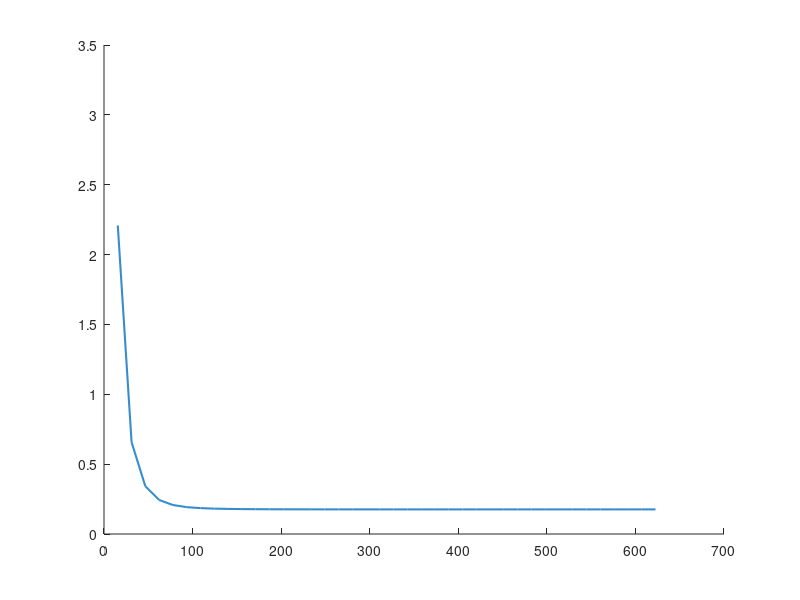
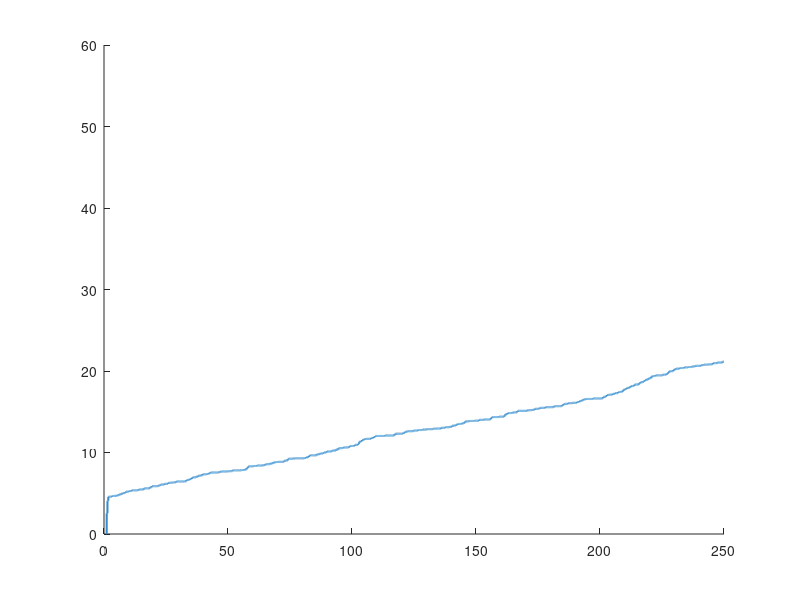
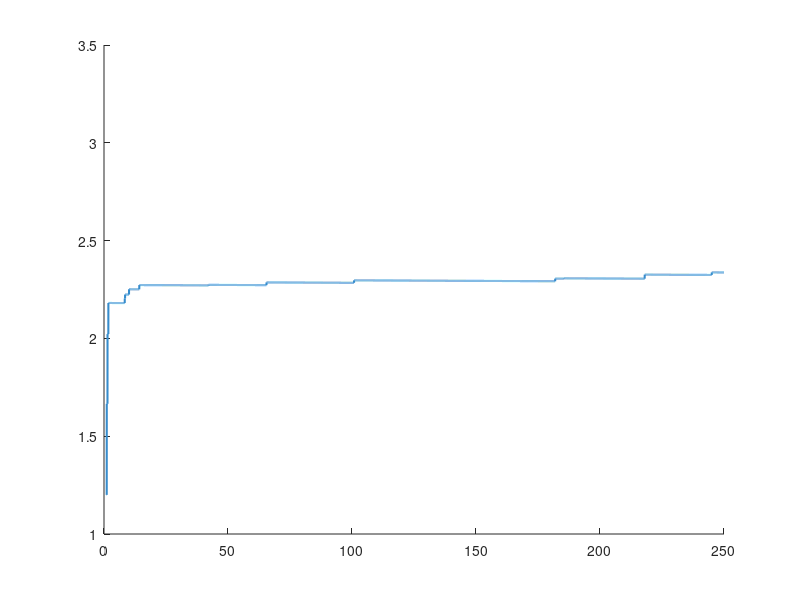
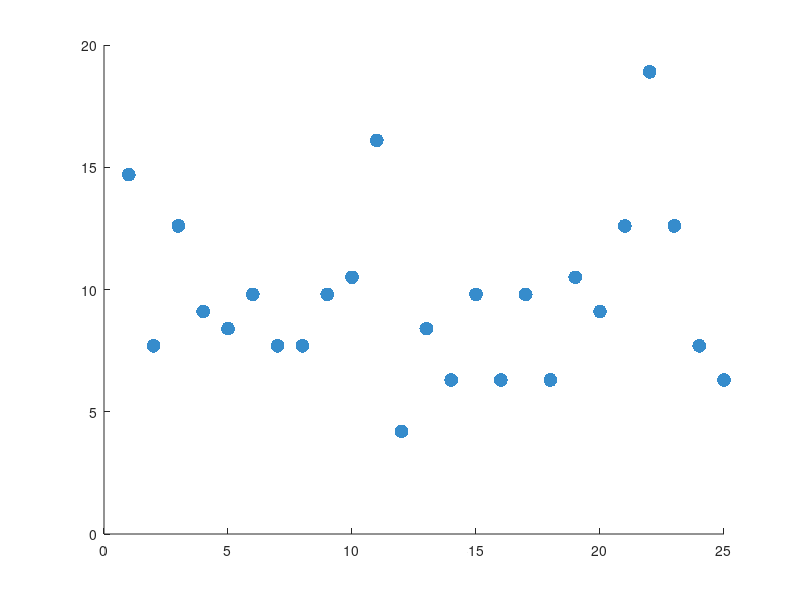

Write MATLAB code to recreate these figures, in order. (Note: this script raises an error after producing the figures.)
%% plotting figures 4, 5, 6, 7, 8, 9
currentDir = pwd;
newDir = fullfile(currentDir, 'output','matfiles');
cd(newDir)
folderPath = fullfile(currentDir, 'output', 'figures');
mkdir(folderPath)

%Color 
color_rgb1 = [0.21 0.55 0.8];
color_rgb2 = [0.11 0.13 0.53];
color_rgb3 = [0.45 0.44 0.44];
color_rgb4 = [0.76 0.05 0.14];

%% Figure 4, 5, 6, 8
%% Ac, in-channel aggradation
close all
load('output_Va0.01cm_QQ5_Wf5.mat')
figure(1); hold on; plot(dx:dx:dx*M,eta,'LineWidth', 1.5,'Color',color_rgb1); ylim([0 3.5]);
t = linspace(1,250,it);
figure(2); hold on; plot(t,eta_floodplain(j,:)*100,'LineWidth', 1.5,'Color',color_rgb1); ylim([0 60]);
figure(3); hold on; plot(t,Q_bk./Q_bk0,'LineWidth', 1.5,'Color',color_rgb1); ylim([1 3.5]);
figure(4);
x_new = 1:floor(i/52/10);
y = ann_front(j,:)+ann_back(j,:);
y_new = reshape(y(1:floor(i/52/10)*10),10,floor(i/52/10)).*7;
Avg10 = sum(y_new)/10;
meanData = mean(y_new);
stdData = std(y_new);
err = stdData/sqrt(10); 
% Plot error bars (1 standard deviation)
scatter(x_new,Avg10,100,'MarkerFaceColor', color_rgb1,'MarkerEdgeColor', 'none'); hold on;
h = errorbar(1:(i/52/10), meanData, err, 'LineWidth', 0.75);
h.Color = color_rgb1; h.Color(4) = 0.7;

p10 = polyfit(x_new, Avg10, 1);
y_newregression = polyval(p10, x_new);
hold on; plot(x_new, y_newregression, '-', 'LineWidth', 1,'Color',color_rgb1); ylim([0 45]);

load('output_Va0.1cm_QQ5_Wf5.mat')
figure(1); hold on; plot(dx:dx:dx*M,eta,'LineWidth', 1.5,'Color',color_rgb2); ylim([0 3.5]);
t = linspace(1,250,it);
figure(2); hold on; plot(t,eta_floodplain(j,:)*100,'LineWidth', 1.5,'Color',color_rgb2); ylim([0 60]);
figure(3); hold on; plot(t,Q_bk./Q_bk0,'LineWidth', 1.5,'Color',color_rgb2); ylim([1 3.5]);
figure(4);
x_new = 1:floor(i/52/10);
y = ann_front(j,:)+ann_back(j,:);
y_new = reshape(y(1:floor(i/52/10)*10),10,floor(i/52/10)).*7;
Avg10 = sum(y_new)/10;
meanData = mean(y_new);
stdData = std(y_new);
err = stdData/sqrt(10); 
% Plot error bars (1 standard deviation)
scatter(x_new,Avg10,100,'MarkerFaceColor', color_rgb2,'MarkerEdgeColor', 'none'); hold on;
h = errorbar(1:(i/52/10), meanData, err, 'LineWidth', 0.75);
h.Color = color_rgb2; h.Color(4) = 0.7;

p10 = polyfit(x_new, Avg10, 1);
y_newregression = polyval(p10, x_new);
hold on; plot(x_new, y_newregression, '-', 'LineWidth', 1, 'Color', color_rgb2); ylim([0 45]);

load('output_Va0.5cm_QQ5_Wf5.mat')
figure(1); hold on; plot(dx:dx:dx*M,eta,'LineWidth', 1.5,'Color',color_rgb3); ylim([0 3.5]);
t = linspace(1,250,it);
figure(2); hold on; plot(t,eta_floodplain(j,:)*100,'LineWidth', 1.5,'Color',color_rgb3); ylim([0 60]);
figure(3); hold on; plot(t,Q_bk./Q_bk0,'LineWidth', 1.5,'Color',color_rgb3); ylim([1 3.5]);
figure(4);
x_new = 1:floor(i/52/10);
y = ann_front(j,:)+ann_back(j,:);
y_new = reshape(y(1:floor(i/52/10)*10),10,floor(i/52/10)).*7;
Avg10 = sum(y_new)/10;
meanData = mean(y_new);
stdData = std(y_new);
err = stdData/sqrt(10); 
% Plot error bars (1 standard deviation)
scatter(x_new,Avg10,100,'MarkerFaceColor', color_rgb3,'MarkerEdgeColor', 'none'); hold on;
h = errorbar(1:(i/52/10), meanData, err, 'LineWidth', 0.75);
h.Color = color_rgb3; h.Color(4) = 0.7;

p10 = polyfit(x_new, Avg10, 1);
y_newregression = polyval(p10, x_new);
hold on; plot(x_new, y_newregression, '-', 'LineWidth', 1,'Color',color_rgb3); ylim([0 45]);

load('output_Va1cm_QQ5_Wf5.mat')
figure(1); hold on; plot(dx:dx:dx*M,eta,'LineWidth', 1.5,'Color',color_rgb4); ylim([0 3.5]);
 
box on; set(gca,'linewidth',1, 'XColor', 'k', 'YColor', 'k');
fileName = 'Ac_eta.pdf';
saveas(gcf, fullfile(folderPath, fileName));

t = linspace(1,250,it);
figure(2); hold on; plot(t,eta_floodplain(j,:)*100,'LineWidth', 1.5,'Color',color_rgb4); ylim([0 60]);
 
 box on; set(gca,'linewidth',1, 'XColor', 'k', 'YColor', 'k');
fileName = 'Ac_floodplain.pdf';
saveas(gcf, fullfile(folderPath, fileName));

figure(3); hold on; plot(t,Q_bk./Q_bk0,'LineWidth', 1.5,'Color',color_rgb4); ylim([1 3.5]);
 
 box on; set(gca,'linewidth',1, 'XColor', 'k', 'YColor', 'k');
fileName = 'Ac_Qbk.pdf';
saveas(gcf, fullfile(folderPath, fileName));

figure(4);
x_new = 1:floor(i/52/10);
y = ann_front(j,:)+ann_back(j,:);
y_new = reshape(y(1:floor(i/52/10)*10),10,floor(i/52/10)).*7;
Avg10 = sum(y_new)/10;
meanData = mean(y_new);
stdData = std(y_new);
err = stdData/sqrt(10); 
% Plot error bars (1 standard deviation)
scatter(x_new,Avg10,100,'MarkerFaceColor', color_rgb4,'MarkerEdgeColor', 'none'); hold on;
h = errorbar(1:(i/52/10), meanData, err, 'LineWidth', 0.75);
h.Color = color_rgb4; h.Color(4) = 0.7;

p10 = polyfit(x_new, Avg10, 1);
y_newregression = polyval(p10, x_new);
hold on; plot(x_new, y_newregression, '-', 'LineWidth', 1,'Color',color_rgb4); ylim([0 45]);
 
box on; set(gca,'linewidth',1, 'XColor', 'k', 'YColor', 'k');
fileName = 'Ac_flood.pdf';
saveas(gcf, fullfile(folderPath, fileName));

%% Q50/Q90, Discharge variability
close all;
load('output_Va0.1cm_QQ3_Wf5.mat')
figure(1); hold on; plot(dx:dx:dx*M,eta,'LineWidth', 1.5,'Color',color_rgb1);ylim([0 3.5]);
t = linspace(1,250,it);
figure(2); hold on; plot(t,eta_floodplain(j,:)*100,'LineWidth', 1.5,'Color',color_rgb1); ylim([0 60]);
figure(3); hold on; plot(t,Q_bk./Q_bk0,'LineWidth', 1.5,'Color',color_rgb1); ylim([1 3.5]);
figure(4);
x_new = 1:floor(i/52/10);
y = ann_front(j,:)+ann_back(j,:);
y_new = reshape(y(1:floor(i/52/10)*10),10,floor(i/52/10)).*7;
Avg10 = sum(y_new)/10;
meanData = mean(y_new);
stdData = std(y_new);
err = stdData/sqrt(10); 
% Plot error bars (1 standard deviation)
scatter(x_new,Avg10,100,'MarkerFaceColor', color_rgb1,'MarkerEdgeColor', 'none'); hold on;
h = errorbar(1:(i/52/10), meanData, err, 'LineWidth', 0.75);
h.Color = color_rgb1; h.Color(4) = 0.7;
p10 = polyfit(x_new, Avg10, 1);
y_newregression = polyval(p10, x_new);
hold on; plot(x_new, y_newregression, '-', 'LineWidth', 1,'Color',color_rgb1);ylim([0 45]);

load('output_Va0.1cm_QQ5_Wf5.mat')
figure(1); hold on; plot(dx:dx:dx*M,eta,'LineWidth', 1.5,'Color',color_rgb2);
t = linspace(1,250,it);
figure(2); hold on; plot(t,eta_floodplain(j,:)*100,'LineWidth', 1.5,'Color',color_rgb2); ylim([0 60]);
figure(3); hold on; plot(t,Q_bk./Q_bk0,'LineWidth', 1.5,'Color',color_rgb2); ylim([1 3.5]);
figure(4);
x_new = 1:floor(i/52/10);
y = ann_front(j,:)+ann_back(j,:);
y_new = reshape(y(1:floor(i/52/10)*10),10,floor(i/52/10)).*7;
Avg10 = sum(y_new)/10;
meanData = mean(y_new);
stdData = std(y_new);
err = stdData/sqrt(10); 
% Plot error bars (1 standard deviation)
scatter(x_new,Avg10,100,'MarkerFaceColor', color_rgb2,'MarkerEdgeColor', 'none'); hold on;
h = errorbar(1:(i/52/10), meanData, err, 'LineWidth', 0.75);
h.Color = color_rgb2; h.Color(4) = 0.7;
p10 = polyfit(x_new, Avg10, 1);
y_newregression = polyval(p10, x_new);
hold on; plot(x_new, y_newregression, '-', 'LineWidth', 1,'Color',color_rgb2);ylim([0 45]);

load('output_Va0.1cm_QQ7_Wf5.mat')
figure(1); hold on; plot(dx:dx:dx*M,eta,'LineWidth', 1.5,'Color',color_rgb3);
t = linspace(1,250,it);
figure(2); hold on; plot(t,eta_floodplain(j,:)*100,'LineWidth', 1.5,'Color',color_rgb3); ylim([0 60]);
figure(3); hold on; plot(t,Q_bk./Q_bk0,'LineWidth', 1.5,'Color',color_rgb3); ylim([1 3.5]);
figure(4);
x_new = 1:floor(i/52/10);
y = ann_front(j,:)+ann_back(j,:);
y_new = reshape(y(1:floor(i/52/10)*10),10,floor(i/52/10)).*7;
Avg10 = sum(y_new)/10;
meanData = mean(y_new);
stdData = std(y_new);
err = stdData/sqrt(10); 
% Plot error bars (1 standard deviation)
scatter(x_new,Avg10,100,'MarkerFaceColor', color_rgb3,'MarkerEdgeColor', 'none'); hold on;
h = errorbar(1:(i/52/10), meanData, err, 'LineWidth', 0.75);
h.Color = color_rgb3; h.Color(4) = 0.7;
p10 = polyfit(x_new, Avg10, 1);
y_newregression = polyval(p10, x_new);
hold on; plot(x_new, y_newregression, '-', 'LineWidth', 1,'Color',color_rgb3);ylim([0 45]);

load('output_Va0.1cm_QQ9_Wf5.mat')
figure(1); hold on; plot(dx:dx:dx*M,eta,'LineWidth', 1.5,'Color',color_rgb4);
 
 box on; set(gca,'linewidth',1, 'XColor', 'k', 'YColor', 'k');
fileName = 'QQ_eta.pdf';
saveas(gcf, fullfile(folderPath, fileName));

t = linspace(1,250,it);
figure(2); hold on; plot(t,eta_floodplain(j,:)*100,'LineWidth', 1.5,'Color',color_rgb4);ylim([0 60]);
 
 box on; set(gca,'linewidth',1, 'XColor', 'k', 'YColor', 'k');
fileName = 'QQ_floodplain.pdf';
saveas(gcf, fullfile(folderPath, fileName));

figure(3); hold on; plot(t,Q_bk./Q_bk0,'LineWidth', 1.5,'Color',color_rgb4); ylim([1 3.5]);
 
 box on; set(gca,'linewidth',1, 'XColor', 'k', 'YColor', 'k');
fileName = 'QQ_Qbk.pdf';
saveas(gcf, fullfile(folderPath, fileName));

figure(4);
x_new = 1:floor(i/52/10);
y = ann_front(j,:)+ann_back(j,:);
y_new = reshape(y(1:floor(i/52/10)*10),10,floor(i/52/10)).*7;
Avg10 = sum(y_new)/10;
meanData = mean(y_new);
stdData = std(y_new);
err = stdData/sqrt(10); 
% Plot error bars (1 standard deviation)
scatter(x_new,Avg10,100,'MarkerFaceColor', color_rgb4,'MarkerEdgeColor', 'none'); hold on;
h = errorbar(1:(i/52/10), meanData, err, 'LineWidth', 0.75);
h.Color = color_rgb4; h.Color(4) = 0.7;
p10 = polyfit(x_new, Avg10, 1);
y_newregression = polyval(p10, x_new);
hold on; plot(x_new, y_newregression, '-', 'LineWidth', 1,'Color',color_rgb4);ylim([0 45]);
 
 box on; set(gca,'linewidth',1, 'XColor', 'k', 'YColor', 'k');
fileName = 'QQ_flood.pdf';
saveas(gcf, fullfile(folderPath, fileName));

%% D50, Grain size distribution
close all;
load('output_Va0.1cm_QQ5_Wf5_D3.mat')
figure(1); hold on; plot(dx:dx:dx*M,eta,'LineWidth', 1.5,'Color',color_rgb1);
t = linspace(1,250,it);
figure(2); hold on; plot(t,eta_floodplain(j,:)*100,'LineWidth', 1.5,'Color',color_rgb1); ylim([0 60]);
figure(3); hold on; plot(t,Q_bk./Q_bk0,'LineWidth', 1.5,'Color',color_rgb1); 
figure(4);
x_new = 1:floor(i/52/10);
y = ann_front(j,:)+ann_back(j,:);
y_new = reshape(y(1:floor(i/52/10)*10),10,floor(i/52/10)).*7;
Avg10 = sum(y_new)/10;
meanData = mean(y_new);
stdData = std(y_new);
err = stdData/sqrt(10); 
% Plot error bars (1 standard deviation)
scatter(x_new,Avg10,100,'MarkerFaceColor', color_rgb1,'MarkerEdgeColor', 'none'); hold on;
h = errorbar(1:(i/52/10), meanData, err, 'LineWidth', 0.75);
h.Color = color_rgb1; h.Color(4) = 0.7;
p10 = polyfit(x_new, Avg10, 1);
y_newregression = polyval(p10, x_new);
hold on; plot(x_new, y_newregression, '-', 'LineWidth', 1,'Color',color_rgb1); ylim([0 45]);

load('output_Va0.1cm_QQ5_Wf5.mat')
figure(1); hold on; plot(dx:dx:dx*M,eta,'LineWidth', 1.5,'Color',color_rgb2);
t = linspace(1,250,it);
figure(2); hold on; plot(t,eta_floodplain(j,:)*100,'LineWidth', 1.5,'Color',color_rgb2); ylim([0 60]);
figure(3); hold on; plot(t,Q_bk./Q_bk0,'LineWidth', 1.5,'Color',color_rgb2); 
figure(4);
x_new = 1:floor(i/52/10);
y = ann_front(j,:)+ann_back(j,:);
y_new = reshape(y(1:floor(i/52/10)*10),10,floor(i/52/10)).*7;
Avg10 = sum(y_new)/10;
meanData = mean(y_new);
stdData = std(y_new);
err = stdData/sqrt(10); 
% Plot error bars (1 standard deviation)
scatter(x_new,Avg10,100,'MarkerFaceColor', color_rgb2,'MarkerEdgeColor', 'none'); hold on;
h = errorbar(1:(i/52/10), meanData, err, 'LineWidth', 0.75);
h.Color = color_rgb2; h.Color(4) = 0.7;
p10 = polyfit(x_new, Avg10, 1);
y_newregression = polyval(p10, x_new);
hold on; plot(x_new, y_newregression, '-', 'LineWidth', 1,'Color',color_rgb2);ylim([0 45]);

load('output_Va0.1cm_QQ5_Wf5_Df.mat')
figure(1); hold on; plot(dx:dx:dx*M,eta,'LineWidth', 1.5,'Color',color_rgb3);
t = linspace(1,250,it);
figure(2); hold on; plot(t,eta_floodplain(j,:)*100,'LineWidth', 1.5,'Color',color_rgb3); ylim([0 60]);
figure(3); hold on; plot(t,Q_bk./Q_bk0,'LineWidth', 1.5,'Color',color_rgb3); 
figure(4);
x_new = 1:floor(i/52/10);
y = ann_front(j,:)+ann_back(j,:);
y_new = reshape(y(1:floor(i/52/10)*10),10,floor(i/52/10)).*7;
Avg10 = sum(y_new)/10;
meanData = mean(y_new);
stdData = std(y_new);
err = stdData/sqrt(10); 
% Plot error bars (1 standard deviation)
scatter(x_new,Avg10,100,'MarkerFaceColor', color_rgb3,'MarkerEdgeColor', 'none'); hold on;
h = errorbar(1:(i/52/10), meanData, err, 'LineWidth', 0.75);
h.Color = color_rgb3; h.Color(4) = 0.7;

p10 = polyfit(x_new, Avg10, 1);
y_newregression = polyval(p10, x_new);
hold on; plot(x_new, y_newregression, '-', 'LineWidth', 1,'Color',color_rgb3);ylim([0 45]);

load('output_Va0.1cm_QQ5_Wf5_Dc.mat')
figure(1); hold on; plot(dx:dx:dx*M,eta,'LineWidth', 1.5,'Color',color_rgb4); ylim([0 3.5]);
 
 box on; set(gca,'linewidth',1, 'XColor', 'k', 'YColor', 'k');
fileName = 'D_eta.pdf';
saveas(gcf, fullfile(folderPath, fileName));

t = linspace(1,250,it);
figure(2); hold on; plot(t,eta_floodplain(j,:)*100,'LineWidth', 1.5,'Color',color_rgb4); ylim([0 60]);
 
 box on; set(gca,'linewidth',1, 'XColor', 'k', 'YColor', 'k');
fileName = 'D_floodplain.pdf';
saveas(gcf, fullfile(folderPath, fileName));

figure(3); hold on; plot(t,Q_bk./Q_bk0,'LineWidth', 1.5,'Color',color_rgb4); ylim([1 3.5]);
 
 box on; set(gca,'linewidth',1, 'XColor', 'k', 'YColor', 'k');
fileName = 'D_Qbk.pdf';
saveas(gcf, fullfile(folderPath, fileName));

figure(4);
x_new = 1:floor(i/52/10);
y = ann_front(j,:)+ann_back(j,:);
y_new = reshape(y(1:floor(i/52/10)*10),10,floor(i/52/10)).*7;
Avg10 = sum(y_new)/10;
meanData = mean(y_new);
stdData = std(y_new);
err = stdData/sqrt(10); 
% Plot error bars (1 standard deviation)
scatter(x_new,Avg10,100,'MarkerFaceColor', color_rgb4,'MarkerEdgeColor', 'none'); hold on;
h = errorbar(1:(i/52/10), meanData, err, 'LineWidth', 0.75);
h.Color = color_rgb4; h.Color(4) = 0.7;

p10 = polyfit(x_new, Avg10, 1);
y_newregression = polyval(p10, x_new);
hold on; plot(x_new, y_newregression, '-', 'LineWidth', 1,'Color',color_rgb4);ylim([0 45]);
 
 box on; set(gca,'linewidth',1, 'XColor', 'k', 'YColor', 'k');
fileName = 'D_flood.pdf';
saveas(gcf, fullfile(folderPath, fileName));

%% Wf/Wc, Floodplain width ratio
close all;
load('output_Va0.1cm_QQ5_Wf2.5.mat')
figure(1); hold on; plot(dx:dx:dx*M,eta,'LineWidth', 1.5,'Color',color_rgb1);ylim([0 3.5]);
t = linspace(1,250,it);
figure(2); hold on; plot(t,eta_floodplain(j,:)*100,'LineWidth', 1.5,'Color',color_rgb1); ylim([0 60]);
figure(3); hold on; plot(t,Q_bk./Q_bk0,'LineWidth', 1.5,'Color',color_rgb1); ylim([1 3.5]);
figure(4);
x_new = 1:floor(i/52/10);
y = ann_front(j,:)+ann_back(j,:);
y_new = reshape(y(1:floor(i/52/10)*10),10,floor(i/52/10)).*7;
Avg10 = sum(y_new)/10;
meanData = mean(y_new);
stdData = std(y_new);
err = stdData/sqrt(10); 
% Plot error bars (1 standard deviation)
scatter(x_new,Avg10,100,'MarkerFaceColor', color_rgb1,'MarkerEdgeColor', 'none'); hold on;
h = errorbar(1:(i/52/10), meanData, err, 'LineWidth', 0.75);
h.Color = color_rgb1; h.Color(4) = 0.7;

p10 = polyfit(x_new, Avg10, 1);
y_newregression = polyval(p10, x_new);
hold on; plot(x_new, y_newregression, '-', 'LineWidth', 1,'Color',color_rgb1);ylim([0 45]);

load('output_Va0.1cm_QQ5_Wf5.mat')
figure(1); hold on; plot(dx:dx:dx*M,eta,'LineWidth', 1.5,'Color',color_rgb2);
t = linspace(1,250,it);
figure(2); hold on; plot(t,eta_floodplain(j,:)*100,'LineWidth', 1.5,'Color',color_rgb2); ylim([0 60]);
figure(3); hold on; plot(t,Q_bk./Q_bk0,'LineWidth', 1.5,'Color',color_rgb2); ylim([1 3.5]);
figure(4);
x_new = 1:floor(i/52/10);
y = ann_front(j,:)+ann_back(j,:);
y_new = reshape(y(1:floor(i/52/10)*10),10,floor(i/52/10)).*7;
Avg10 = sum(y_new)/10;
meanData = mean(y_new);
stdData = std(y_new);
err = stdData/sqrt(10); 
% Plot error bars (1 standard deviation)
scatter(x_new,Avg10,100,'MarkerFaceColor', color_rgb2,'MarkerEdgeColor', 'none'); hold on;
h = errorbar(1:(i/52/10), meanData, err, 'LineWidth', 0.75);
h.Color = color_rgb2; h.Color(4) = 0.7;

p10 = polyfit(x_new, Avg10, 1);
y_newregression = polyval(p10, x_new);
hold on; plot(x_new, y_newregression, '-', 'LineWidth', 1,'Color',color_rgb2);ylim([0 45]);

load('output_Va0.1cm_QQ5_Wf7.5.mat')
figure(1); hold on; plot(dx:dx:dx*M,eta,'LineWidth', 1.5,'Color',color_rgb3);
t = linspace(1,250,it);
figure(2); hold on; plot(t,eta_floodplain(j,:)*100,'LineWidth', 1.5,'Color',color_rgb3); ylim([0 60]);
figure(3); hold on; plot(t,Q_bk./Q_bk0,'LineWidth', 1.5,'Color',color_rgb3); ylim([1 3.5]);
figure(4);
x_new = 1:floor(i/52/10);
y = ann_front(j,:)+ann_back(j,:);
y_new = reshape(y(1:floor(i/52/10)*10),10,floor(i/52/10)).*7;
Avg10 = sum(y_new)/10;
meanData = mean(y_new);
stdData = std(y_new);
err = stdData/sqrt(10); 
% Plot error bars (1 standard deviation)
scatter(x_new,Avg10,100,'MarkerFaceColor', color_rgb3,'MarkerEdgeColor', 'none'); hold on;
h = errorbar(1:(i/52/10), meanData, err, 'LineWidth', 0.75);
h.Color = color_rgb3; h.Color(4) = 0.7;

p10 = polyfit(x_new, Avg10, 1);
y_newregression = polyval(p10, x_new);
hold on; plot(x_new, y_newregression, '-', 'LineWidth', 1,'Color',color_rgb3);ylim([0 45]);

load('output_Va0.1cm_QQ5_Wf10.mat')
figure(1); hold on; plot(dx:dx:dx*M,eta,'LineWidth', 1.5,'Color',color_rgb4);
t = linspace(1,250,it);
 
 box on; set(gca,'linewidth',1, 'XColor', 'k', 'YColor', 'k');
fileName = 'Wf_eta.pdf';
saveas(gcf, fullfile(folderPath, fileName));

figure(2); hold on; plot(t,eta_floodplain(j,:)*100,'LineWidth', 1.5,'Color',color_rgb4); ylim([0 60]);
 
 box on; set(gca,'linewidth',1, 'XColor', 'k', 'YColor', 'k');
fileName = 'Wf_floodplain.pdf';
saveas(gcf, fullfile(folderPath, fileName));

figure(3); hold on; plot(t,Q_bk./Q_bk0,'LineWidth', 1.5,'Color',color_rgb4); ylim([1 3.5]);
 
 box on; set(gca,'linewidth',1, 'XColor', 'k', 'YColor', 'k');
fileName = 'Wf_Qbk.pdf';
saveas(gcf, fullfile(folderPath, fileName));

figure(4);
x_new = 1:floor(i/52/10);
y = ann_front(j,:)+ann_back(j,:);
y_new = reshape(y(1:floor(i/52/10)*10),10,floor(i/52/10)).*7;
Avg10 = sum(y_new)/10;
meanData = mean(y_new);
stdData = std(y_new);
err = stdData/sqrt(10); 
% Plot error bars (1 standard deviation)
scatter(x_new,Avg10,100,'MarkerFaceColor', color_rgb4,'MarkerEdgeColor', 'none'); hold on;
h = errorbar(1:(i/52/10), meanData, err, 'LineWidth', 0.75);
h.Color = color_rgb4; h.Color(4) = 0.7;

p10 = polyfit(x_new, Avg10, 1);
y_newregression = polyval(p10, x_new);
hold on; plot(x_new, y_newregression, '-', 'LineWidth', 1,'Color',color_rgb4);ylim([0 45]);
box on; set(gca,'linewidth',1, 'XColor', 'k', 'YColor', 'k');
fileName = 'Wf_flood.pdf';
saveas(gcf, fullfile(folderPath, fileName));

%% Figure 7
%Color 
color_rgb1 = [0.21 0.55 0.8];
color_rgb2 = [0.11 0.13 0.53];
color_rgb3 = [0.45 0.44 0.44];
color_rgb4 = [0.76 0.05 0.14];
load('output_Va0.01cm_QQ5_Wf5.mat')
t = linspace(1,250,it);
figure(5); hold on; plot(t,Ht./Hc0,'LineWidth',1.5,'Color',color_rgb1); xlim([0 20]); 
cre1 = nonzeros(diff(crest(j,:)));

load('output_Va0.1cm_QQ5_Wf5.mat')
t = linspace(1,250,it);
figure(5); hold on; plot(t,Ht./Hc0,'LineWidth',1.5,'Color',color_rgb2); xlim([0 20]);
cre2 = nonzeros(diff(crest(j,:)));

load('output_Va0.5cm_QQ5_Wf5.mat')
t = linspace(1,250,it);
figure(5); hold on; plot(t,Ht./Hc0,'LineWidth',1.5,'Color',color_rgb3); xlim([0 20]);
cre3 = nonzeros(diff(crest(j,:)));

load('output_Va1cm_QQ5_Wf5.mat')
t = linspace(1,250,it);
figure(5); hold on; plot(t,Ht./Hc0,'LineWidth',1.5,'Color',color_rgb4); xlim([0 20]); ylim([1 1.8]);
cre4 = nonzeros(diff(crest(j,:)));

 
 box on; set(gca,'linewidth',1, 'XColor', 'k', 'YColor', 'k');

C = [cre1;cre2;cre3;cre4].*100;
grp = [ones(size(cre1)); 2.*ones(size(cre2));3.*ones(size(cre3));4.*ones(size(cre4))];

% cre = nonzeros(diff(crest(j,:)));
%C = [cre1(4:length(cre1));cre2(4:length(cre2));cre3(4:length(cre3));cre4(4:length(cre4))].*100;
%grp = [ones(size(cre1)-[3 0]); 2.*ones(size(cre2)-[3 0]);3.*ones(size(cre3)-[3 0]);4.*ones(size(cre4)-[3 0])];

outliers1 = cre1(1:3).*100;
outliers2 = cre2(1:3).*100;
outliers3 = cre3(1:3).*100;
outliers4 = cre4(1:3).*100;


figure(6); boxplot(C, grp); hold on;
plot(ones(size(outliers1)), outliers1, 'rx', 'MarkerSize', 10, 'LineWidth', 2);  % Group 1 outliers
plot(2*ones(size(outliers2)), outliers2, 'bx', 'MarkerSize', 10, 'LineWidth', 2);  % Group 2 outliers
plot(3*ones(size(outliers3)), outliers3, 'gx', 'MarkerSize', 10, 'LineWidth', 2);  % Group 3 outliers
plot(4*ones(size(outliers4)), outliers4, 'kx', 'MarkerSize', 10, 'LineWidth', 2);  % Group 4 outliers


figure(7); boxplot(C, grp); hold on;
plot(ones(size(outliers1)), outliers1, 'rx', 'MarkerSize', 10, 'LineWidth', 2);  % Group 1 outliers
plot(2*ones(size(outliers2)), outliers2, 'bx', 'MarkerSize', 10, 'LineWidth', 2);  % Group 2 outliers
plot(3*ones(size(outliers3)), outliers3, 'gx', 'MarkerSize', 10, 'LineWidth', 2);  % Group 3 outliers
plot(4*ones(size(outliers4)), outliers4, 'kx', 'MarkerSize', 10, 'LineWidth', 2);  % Group 4 outliers


%% Figure 9
load('output_Va0.1cm_QQ5_Wf5.mat')
f = ann_front(j,:);
b = ann_back(j,:);
y = ann_front(j,:)+ann_back(j,:);
f_new = reshape(f(1:floor(i/52/10)*10),10,floor(i/52/10));
f_sum10 = sum(f_new)*7/10;
b_new = reshape(b(1:floor(i/52/10)*10),10,floor(i/52/10));
b_sum10 = sum(b_new)*7/10;
td = [b', f'].*7;
tt = [b_sum10', f_sum10'];
figure(19); box on; set(gca,'linewidth',1, 'XColor', 'k', 'YColor', 'k');
bar(td,'stacked','BarWidth', 0.9);xlim([0 250]); ylim([0 45]);

load('output_Va1cm_QQ5_Wf5.mat')
f = ann_front(j,:);
b = ann_back(j,:);
y = ann_front(j,:)+ann_back(j,:);
sum(f)/sum(y)
f_new = reshape(f(1:floor(i/52/10)*10),10,floor(i/52/10));
f_sum10 = sum(f_new)*7/10;
b_new = reshape(b(1:floor(i/52/10)*10),10,floor(i/52/10));
b_sum10 = sum(b_new)*7/10;
td = [b', f'].*7;
tt = [b_sum10', f_sum10'];
figure(20); box on; set(gca,'linewidth',1, 'XColor', 'k', 'YColor', 'k');
bar(td,'stacked','BarWidth', 0.9);xlim([0 250]); ylim([0 45]);

